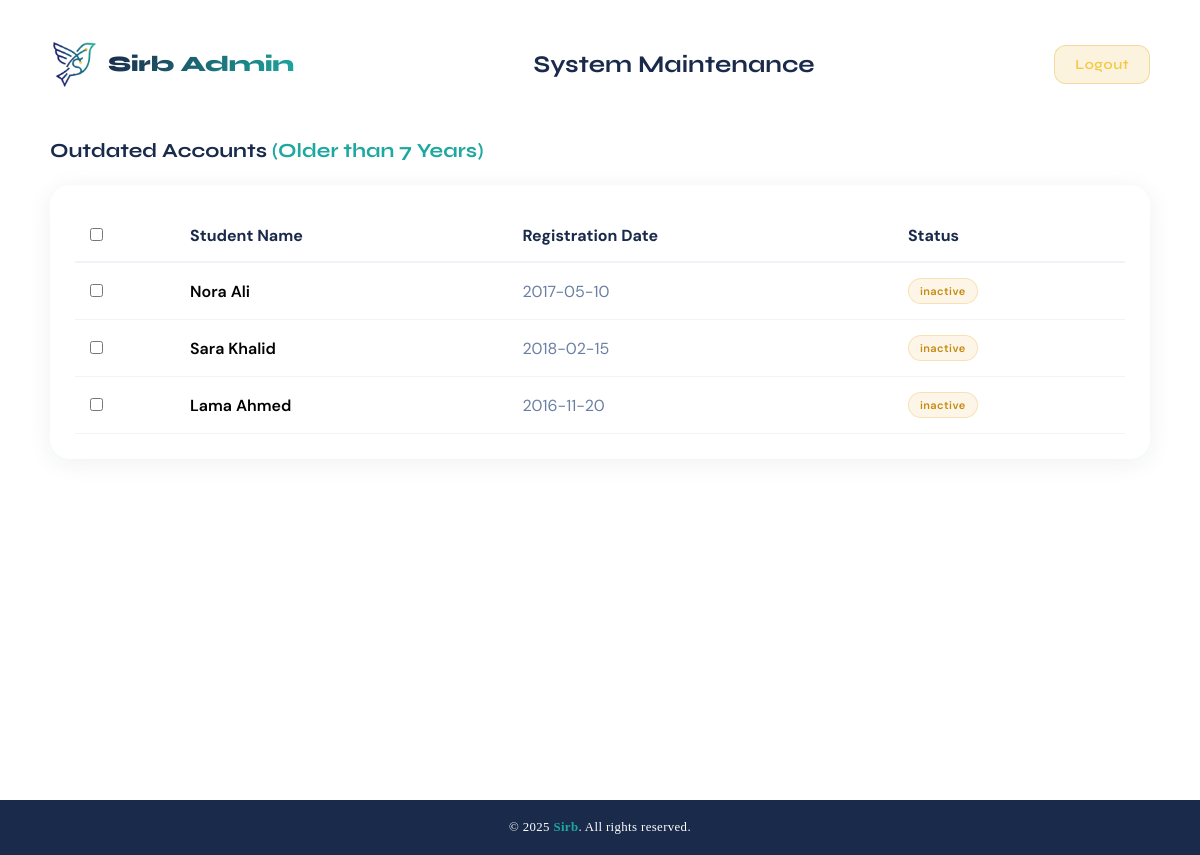
/admin_maintenance.php, run on the app's committed database.
### tables this page shows
CREATE TABLE `student` (
  `student_ID` int(11) NOT NULL,
  `email` varchar(255) NOT NULL,
  `password` varchar(255) NOT NULL,
  `name` varchar(100) NOT NULL,
  `major` varchar(100) NOT NULL,
  `registrationDate` date DEFAULT NULL
);

### admin_maintenance.php (the view, shortened to what this page needs)
<?php
require 'db_connect.php';
$query = "SELECT student_ID, name, registrationDate FROM student
          WHERE registrationDate < DATE_SUB(CURDATE(), INTERVAL 7 YEAR)";
$stmt = $pdo->query($query);
$students = $stmt->fetchAll();
?>
<!DOCTYPE html>
<html lang="en">
<head>
    <link rel="stylesheet" href="style.css">
</head>
<body>
    <div class="shell">
        <main class="main">
            <div class="admin-container">
                <header class="admin-topbar">
                    <div class="logo-wrap">
                        <img src="logo.png" width="48" alt="Sirb Logo">
                        <span class="logo-name">Sirb Admin</span>
                    </div>
                    <div class="header-title">
                        <h2 style="font-family: 'Syne'; color: var(--navy); margin: 0;">System Maintenance</h2>
                    </div>
                    <button id="logout-btn" class="drawer-logout" style="margin-top: 0; padding: 10px 20px;">
                        Logout
                    </button>
                </header>
                <div class="results-meta">
                    <div class="results-count">Outdated Accounts <span>(Older than 7 Years)</span></div>
                </div>
                <div style="background: var(--card-bg); border-radius: 20px; padding: 25px; box-shadow: 0 4px 24px rgba(26, 42, 74, 0.07); margin-top: 20px;">
                    <table style="width: 100%; border-collapse: collapse; font-family: 'DM Sans';">
                        <thead>
                            <tr style="text-align: left; border-bottom: 2px solid var(--bg); color: var(--navy);">
                                <th style="padding: 15px;"><input type="checkbox" id="selectAll"></th>
                                <th style="padding: 15px;">Student Name</th>
                                <th style="padding: 15px;">Registration Date</th>
                                <th style="padding: 15px;">Status</th>
                            </tr>
                        </thead>
                        <tbody id="studentTable">
                            <?php foreach ($students as $student): ?>
                            <tr style="border-bottom: 1px solid var(--bg);">
                                <td style="padding: 15px;"><input type="checkbox" class="student-checkbox" value="<?php echo $student['student_ID']; ?>"></td>
                                <td style="padding: 15px; font-weight: 600;"><?php echo htmlspecialchars($student['name']); ?></td>
                                <td style="padding: 15px; color: var(--muted);"><?php echo $student['registrationDate']; ?></td>
                                <td style="padding: 15px;"><span class="tag research">Inactive</span></td>
                            </tr>
                            <?php endforeach; ?>
                        </tbody>
                    </table>
                </div>
            </div>
        </main>
    </div>
    <footer>© 2025 <span>Sirb</span>. All rights reserved.</footer>
</body>
</html>

### style.css (style rules this page uses)
:root { --navy: #1a2a4a; --teal: #1ea8a0; --teal-light: #2ecfc6; --gold: #e8a820; --gold-light: #f5c842; --bg: #f0f4f8; --card-bg: #ffffff; --text: #1a2a4a; --muted: #6b7fa3; --drawer-w: 280px; --transition: 0.38s cubic-bezier(0.4, 0, 0.2, 1); }
*, *::before, *::after { box-sizing: border-box; margin: 0; padding: 0; }
.shell { display: flex; min-height: 100vh; position: relative; z-index: 1; }
.drawer-logout { text-decoration: none; margin-top: auto; display: flex; align-items: center; justify-content: center; gap: 8px; padding: 13px 20px; border-radius: 12px; background: rgba(232, 168, 32, .14); border: 1px solid rgba(232, 168, 32, .35); color: var(--gold-light); font-family: 'Syne', sans-serif; font-weight: 600; font-size: 14px; cursor: pointer; letter-spacing: .04em; transition: all .22s; }
.logo-wrap { display: flex; align-items: center; gap: 10px; flex-shrink: 0; }
.logo-name { font-family: 'Syne', sans-serif; font-weight: 800; font-size: 22px; background: linear-gradient(120deg, var(--navy), var(--teal)); -webkit-background-clip: text; -webkit-text-fill-color: transparent; background-clip: text; letter-spacing: -.02em; }
.results-meta { display: flex; align-items: center; justify-content: space-between; margin-bottom: 22px; }
.results-count { font-family: 'Syne', sans-serif; font-weight: 700; font-size: 20px; color: var(--navy); }
.results-count span { color: var(--teal); }
.tag { display: inline-flex; align-items: center; gap: 5px; padding: 5px 11px; border-radius: 20px; font-size: 11px; font-weight: 600; letter-spacing: .04em; text-transform: lowercase; border: 1.5px solid; }
.tag.research { background: rgba(232, 168, 32, 0.10); border-color: rgba(232, 168, 32, 0.25); color: #c58a10; }
footer { background: var(--navy); color: rgba(255, 255, 255, .55); text-align: center; padding: 18px 20px; font-size: .8rem; letter-spacing: .03em; position: relative; z-index: 1; }
footer span { color: var(--teal); font-weight: 600; }

### admin_maintenance.php (style rules this page uses)
body { display: flex; flex-direction: column; min-height: 100vh; margin: 0; }
.shell { flex: 1; display: flex; flex-direction: column; }
.main { margin-left: 0 !important; width: 100% !important; padding: 40px !important; display: flex; flex-direction: column; align-items: center; flex: 1; }
.admin-container { width: 100%; max-width: 1100px; }
.admin-topbar { display: flex; justify-content: space-between; align-items: center; width: 100%; margin-bottom: 50px; }
footer { background: var(--navy); color: white; text-align: center; padding: 20px 0; width: 100%; }

### data on the page
student: name "Nora Ali", registrationDate "2017-05-10"
student: name "Sara Khalid", registrationDate "2018-02-15"
student: name "Lama Ahmed", registrationDate "2016-11-20"
